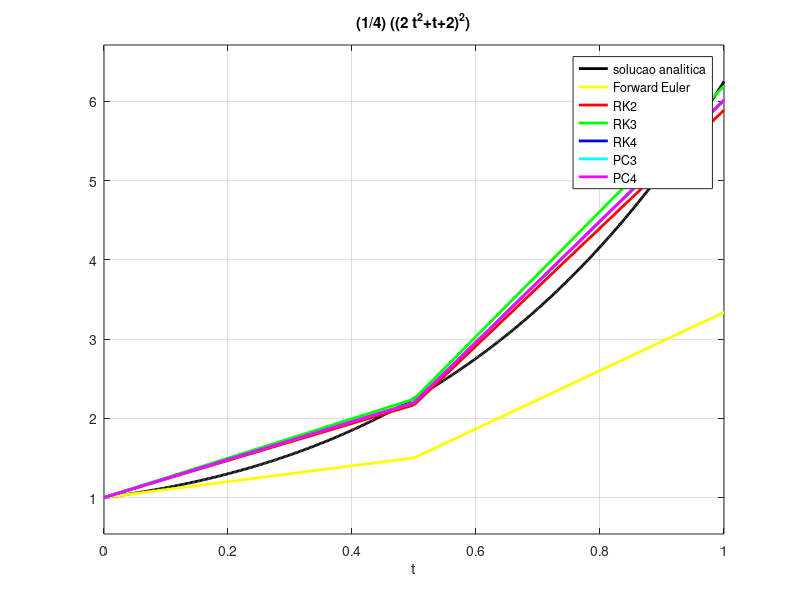

Here is the MATLAB script that generated this plot:
figure;

a = ezplot("(1/4)*((2*t^2+t+2)^2)",[0,1])
set(a,"linewidth",2)
set(a,"color","k")

grid on
hold on
teuler = [0, 0.5, 1.0]
yeuler = [1, 1.5, 3.337117307087384]
euler = plot(teuler, yeuler)
set(euler,"linewidth",2)
set(euler,"color","y")

hold on
trk2 = [0, 0.5, 1.0]
yrk2 = [1, 2.168558653543692, 5.888309007569514]
rk2 = plot(trk2, yrk2, "r-")
set(rk2, "linewidth", 2)

hold on	
trk3 = [0, 0.5, 1.0]
yrk3 = [1, 2.242215925453816, 6.190910628691463]
rk3 = plot(trk3, yrk3, "g-")
set(rk3, "linewidth", 2)

hold on
trk4 = [0, 0.5, 1.0]
yrk4 = [1, 2.195896934397212, 6.01330555893985]
rk4 = plot(trk4, yrk4, "b-")
set(rk4, "linewidth", 2)

hold on
tpc3 = [0, 0.5, 1.0]
ypc3 = [1, 2.195896934397212, 6.01330555893985]
pc3 = plot(tpc3, ypc3, "c-")
set(pc3, "linewidth", 2)

hold on
tpc4 = [0, 0.5, 1.0]
ypc4 = [1, 2.195896934397212, 6.01330555893985]
pc4 = plot(tpc4, ypc4, "m-")
set(pc4, "linewidth", 2)

legend('solucao analitica','Forward Euler', 'RK2', 'RK3', 'RK4', 'PC3', 'PC4');
